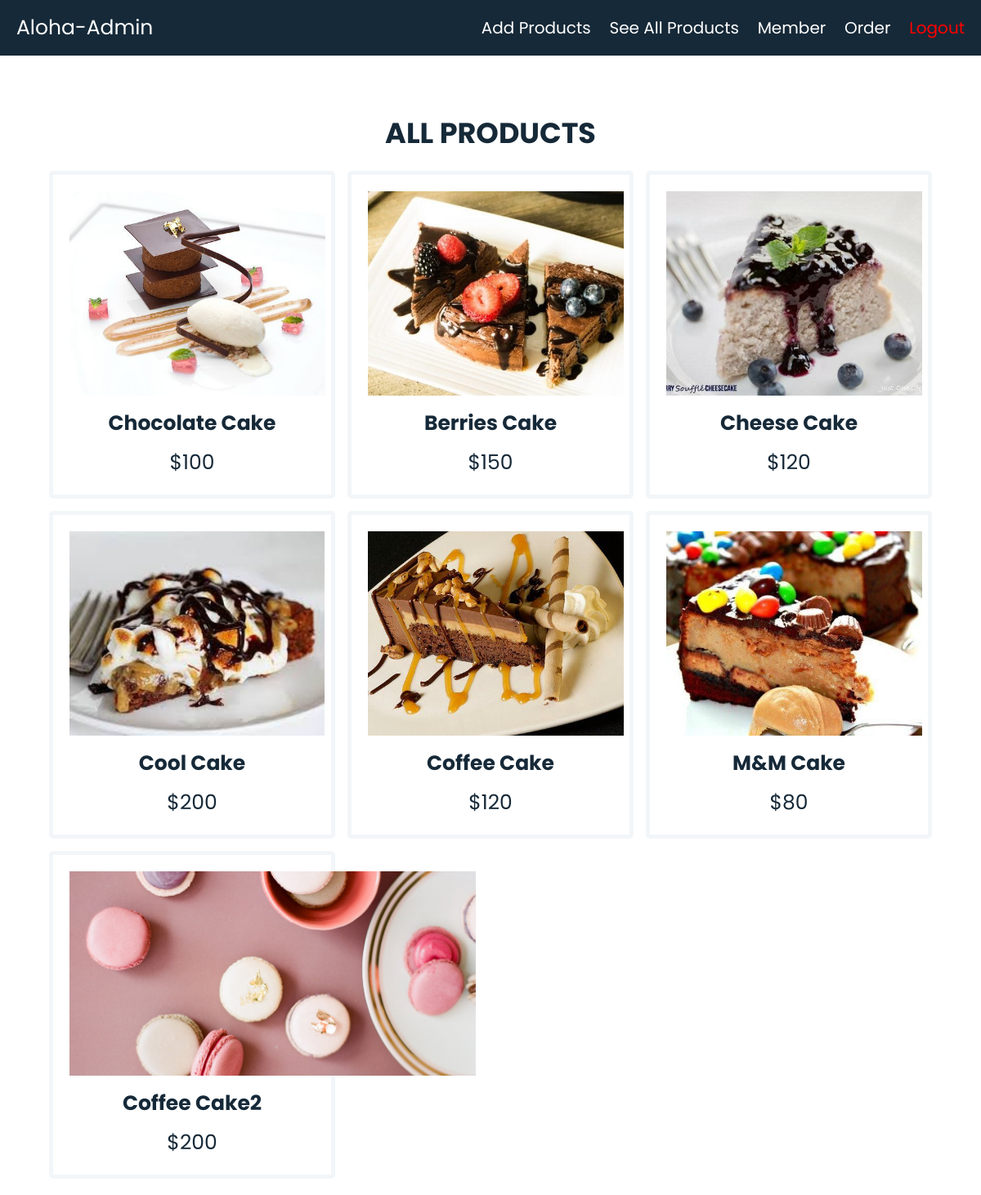
Screenshot of /admins/showproduct/ (signed in) with the database file from the repository.
### mainsite/models.py (models this page shows, shortened)
class Product(models.Model):
	name = models.CharField(max_length=30)
	price = models.PositiveIntegerField(default=0)
	image = models.CharField(max_length=50)

### mainsite/views.py (the view)
# urls.py: path('admins/showproduct/', mainsite.showproduct),#shopping/product/
def showproduct(request):
	if 'adname' not in request.session.keys():
		return HttpResponseRedirect('/login/')
	try:
		products = models.Product.objects.all()
	except:
		messages.append('could not find products')
	return render(request,'admins/product.html',locals())

### templates/admins/product.html (shortened to what this page needs)
{% extends 'admins/base.html' %}
{% load static %}
{% block content %}
<div class="container">
<section class="products">
	<h1 class="heading">all products</h1>
	<div class="box-container">
		{% for p in products %}
		<div class="box">
			<img src="{% static 'shopping/images/'|add:p.image %}" height="100" alt="OOPS">
			<h3>{{p.name}}</h3>
			<div class="price">${{p.price}}</div>
		</div>
		{% endfor %}
	</div>
</section>
</div>
{% endblock %}

### static/shopping/css/style3.css (style rules this page uses)
:root { --blue:#162938; --red:rgb(202, 20, 20); --orange:rgb(80, 186, 48); --black:#162938; --white:#ffffff; --bg-color:#eee; --dark-bg:rgba(0,0,0,.7); --box-shadow:0 .5rem 1rem rgba(255, 255, 255, 0.8); --border:.5rem solid #f2f6f9; }
* { font-family: 'Poppins', sans-serif; margin:0; padding:0; box-sizing: border-box; outline: none; border:none; text-decoration: none; text-transform: capitalize; }
html { font-size: 62.5%; overflow-x: hidden; background: url('3.jfif') no-repeat; background-size: cover; }
.container { max-width: 1200px; margin:0 auto; }
section { padding:2rem; }
.heading { text-align: center; font-size: 3.5rem; text-transform: uppercase; color:var(--black); margin-bottom: 2rem; }
.products .box-container { display: grid; grid-template-columns: repeat(auto-fit, 35rem); gap:1.5rem; justify-content: center; }
.products .box-container .box { text-align: center; padding:2rem; box-shadow: var(--box-shadow); border:var(--border); border-radius: .5rem; }
.products .box-container .box img { height: 25rem; }
.products .box-container .box h3 { margin:1rem 0; font-size: 2.5rem; color:var(--black); }
.products .box-container .box .price { font-size: 2.5rem; color:var(--black); }

### rows the page displays
Product: image (picture), name "Chocolate Cake", price "100"
Product: image (picture), name "Berries Cake", price "150"
Product: image (picture), name "Cheese Cake", price "120"
Product: image (picture), name "Cool Cake", price "200"
Product: image (picture), name "Coffee Cake", price "120"
Product: image (picture), name "M&M Cake", price "80"
Product: image (picture), name "Coffee Cake2", price "200"
